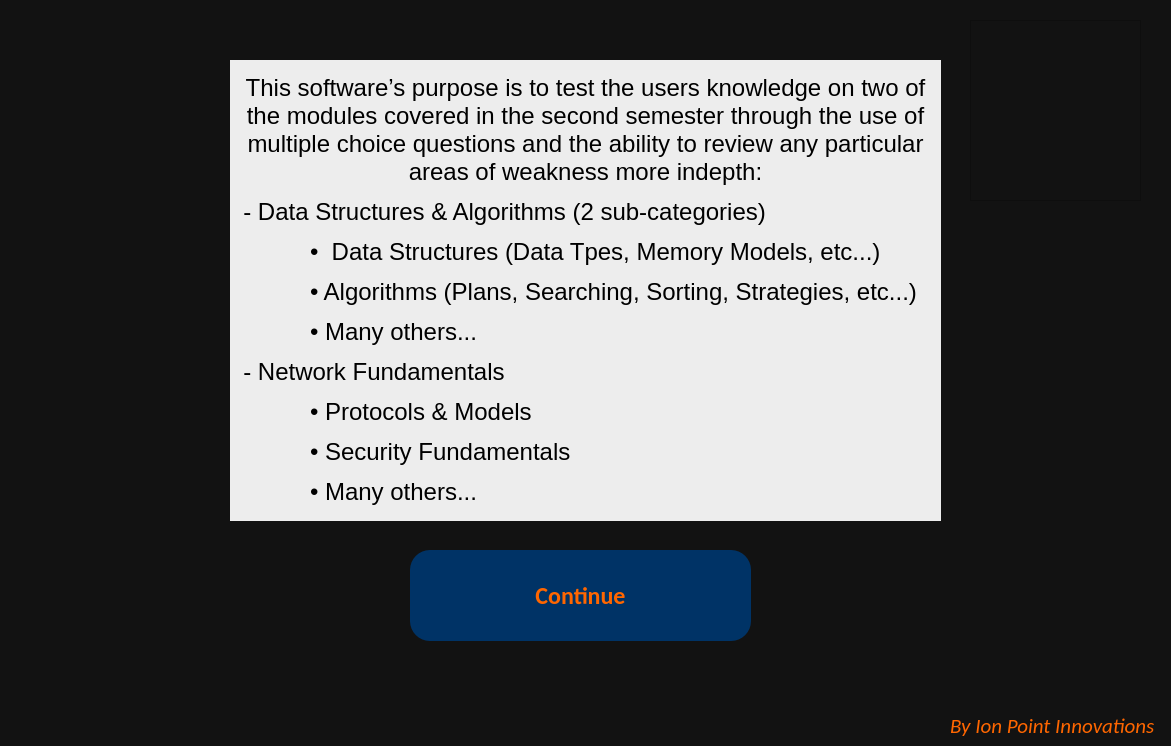
<?xml version="1.0" encoding="UTF-8"?>
<ui version="4.0">
 <class>Dialog</class>
 <widget class="QDialog" name="Dialog">
  <property name="geometry">
   <rect>
    <x>0</x>
    <y>0</y>
    <width>1171</width>
    <height>746</height>
   </rect>
  </property>
  <property name="windowTitle">
   <string>Dialog</string>
  </property>
  <property name="styleSheet">
   <string notr="true">background-color: rgb(18, 18, 18);</string>
  </property>
  <widget class="QLabel" name="lbl_logo">
   <property name="geometry">
    <rect>
     <x>970</x>
     <y>20</y>
     <width>171</width>
     <height>181</height>
    </rect>
   </property>
   <property name="maximumSize">
    <size>
     <width>441</width>
     <height>431</height>
    </size>
   </property>
   <property name="styleSheet">
    <string notr="true">border-image: url(:/newPrefix/Picture3.png);
</string>
   </property>
   <property name="frameShape">
    <enum>QFrame::StyledPanel</enum>
   </property>
   <property name="text">
    <string/>
   </property>
  </widget>
  <widget class="QPushButton" name="btnContin">
   <property name="geometry">
    <rect>
     <x>410</x>
     <y>550</y>
     <width>341</width>
     <height>91</height>
    </rect>
   </property>
   <property name="font">
    <font>
     <family>Calibri</family>
     <pointsize>18</pointsize>
     <weight>75</weight>
     <bold>true</bold>
    </font>
   </property>
   <property name="styleSheet">
    <string notr="true">background-color: rgb(0, 51, 102);
border-top-left-radius :20px;
border-top-right-radius : 20px; 
border-bottom-left-radius : 20px; 
border-bottom-right-radius : 20px;
color:#FF6600;</string>
   </property>
   <property name="text">
    <string>Continue</string>
   </property>
  </widget>
  <widget class="QLabel" name="lbl_manu">
   <property name="geometry">
    <rect>
     <x>950</x>
     <y>710</y>
     <width>221</width>
     <height>31</height>
    </rect>
   </property>
   <property name="font">
    <font>
     <family>Calibri</family>
     <pointsize>16</pointsize>
     <italic>true</italic>
    </font>
   </property>
   <property name="styleSheet">
    <string notr="true">color: rgb(255, 102, 0);
</string>
   </property>
   <property name="text">
    <string>By Ion Point Innovations</string>
   </property>
  </widget>
  <widget class="QLabel" name="lbl_Intro">
   <property name="geometry">
    <rect>
     <x>230</x>
     <y>60</y>
     <width>711</width>
     <height>461</height>
    </rect>
   </property>
   <property name="styleSheet">
    <string notr="true">background-color: rgb(237, 237, 237);</string>
   </property>
   <property name="text">
    <string>&lt;!DOCTYPE HTML PUBLIC &quot;-//W3C//DTD HTML 4.0//EN&quot; &quot;http://www.w3.org/TR/REC-html40/strict.dtd&quot;&gt;
&lt;html&gt;&lt;head&gt;&lt;meta name=&quot;qrichtext&quot; content=&quot;1&quot; /&gt;&lt;style type=&quot;text/css&quot;&gt;
p, li { white-space: pre-wrap; }
&lt;/style&gt;&lt;/head&gt;&lt;body style=&quot; font-family:'MS Shell Dlg 2'; font-size:8pt; font-weight:400; font-style:normal;&quot;&gt;
&lt;p align=&quot;center&quot; style=&quot; margin-top:12px; margin-bottom:12px; margin-left:0px; margin-right:0px; -qt-block-indent:0; text-indent:0px;&quot;&gt;&lt;span style=&quot; font-family:'Calibri'; font-size:18pt; color:#000000;&quot;&gt;This software’s purpose is to test the users knowledge on two of the modules covered in the second semester through the use of multiple choice questions and the ability to review any particular areas of weakness more indepth:&lt;/span&gt;&lt;/p&gt;
&lt;p style=&quot; margin-top:12px; margin-bottom:12px; margin-left:0px; margin-right:0px; -qt-block-indent:0; text-indent:0px;&quot;&gt;&lt;span style=&quot; font-family:'Calibri'; font-size:18pt; color:#000000;&quot;&gt;  - Data Structures &amp;amp; Algorithms (2 sub-categories)&lt;/span&gt;&lt;/p&gt;
&lt;p style=&quot; margin-top:12px; margin-bottom:12px; margin-left:0px; margin-right:0px; -qt-block-indent:0; text-indent:0px;&quot;&gt;&lt;span style=&quot; font-family:'Calibri'; font-size:18pt; color:#000000;&quot;&gt;	•  Data Structures (Data Tpes, Memory Models, etc...)&lt;/span&gt;&lt;/p&gt;
&lt;p style=&quot; margin-top:12px; margin-bottom:12px; margin-left:0px; margin-right:0px; -qt-block-indent:0; text-indent:0px;&quot;&gt;&lt;span style=&quot; font-family:'Calibri'; font-size:18pt; color:#000000;&quot;&gt;	• Algorithms (Plans, Searching, Sorting, Strategies, etc...)&lt;/span&gt;&lt;/p&gt;
&lt;p style=&quot; margin-top:12px; margin-bottom:12px; margin-left:0px; margin-right:0px; -qt-block-indent:0; text-indent:0px;&quot;&gt;&lt;span style=&quot; font-family:'Calibri'; font-size:18pt; color:#000000;&quot;&gt;	• Many others...&lt;/span&gt;&lt;/p&gt;
&lt;p style=&quot; margin-top:12px; margin-bottom:12px; margin-left:0px; margin-right:0px; -qt-block-indent:0; text-indent:0px;&quot;&gt;&lt;span style=&quot; font-family:'Calibri'; font-size:18pt; color:#000000;&quot;&gt;  - Network Fundamentals &lt;/span&gt;&lt;/p&gt;
&lt;p style=&quot; margin-top:12px; margin-bottom:12px; margin-left:0px; margin-right:0px; -qt-block-indent:0; text-indent:0px;&quot;&gt;&lt;span style=&quot; font-family:'Calibri'; font-size:18pt; color:#000000;&quot;&gt;	• Protocols &amp;amp; Models &lt;/span&gt;&lt;/p&gt;
&lt;p style=&quot; margin-top:12px; margin-bottom:12px; margin-left:0px; margin-right:0px; -qt-block-indent:0; text-indent:0px;&quot;&gt;&lt;span style=&quot; font-family:'Calibri'; font-size:18pt; color:#000000;&quot;&gt;	• Security Fundamentals&lt;/span&gt;&lt;/p&gt;
&lt;p style=&quot; margin-top:12px; margin-bottom:12px; margin-left:0px; margin-right:0px; -qt-block-indent:0; text-indent:0px;&quot;&gt;&lt;span style=&quot; font-family:'Calibri'; font-size:18pt; color:#000000;&quot;&gt;	• Many others...&lt;/span&gt;&lt;/p&gt;&lt;/body&gt;&lt;/html&gt;</string>
   </property>
   <property name="wordWrap">
    <bool>true</bool>
   </property>
  </widget>
 </widget>
 <resources>
  <include location="D:/Pictures/Camera Roll/zcz.qrc"/>
 </resources>
 <connections/>
</ui>
